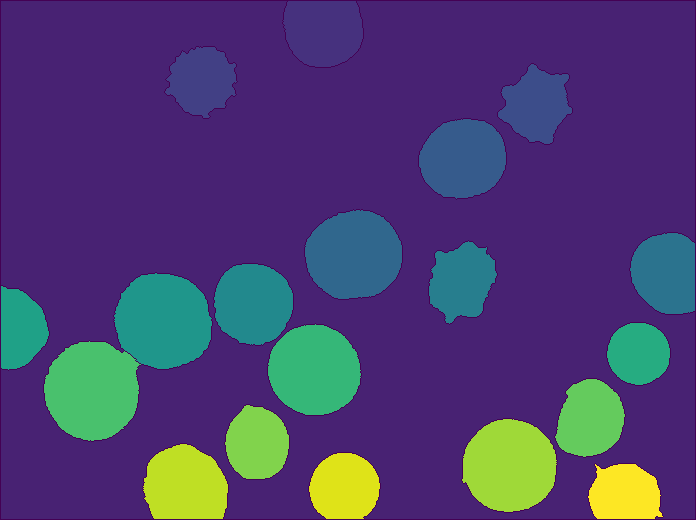
#> input picture my_images/Malaria_5Slices_sl1_ch1_p40_t1_openCV.png, 696 x 520 px; its folder holds only this picture in this run
$ python -i run_image_processes.py   (imports and definitions only)   (older library calls are emulated)
#> lines starting #> are read from the running program, lines starting #| are printed output that depends on the picture; after the words box and inside, x2 and y2 are one past the last pixel; in counts of white or black regions, pixels touching at a corner belong together
#!/usr/bin/env python3
# -*- coding: utf-8 -*-
"""
Created on Mon Jul  1 10:34:46 2019

@author: reganlamoureux
"""

import matplotlib.pyplot as plt
import numpy as np
import math

import skimage
import os

from joblib import Parallel, delayed
from scipy import ndimage as ndi
from skimage import filters
from skimage import measure
from skimage import morphology
from skimage.draw import circle_perimeter
from skimage.feature import peak_local_max
from skimage.filters import rank
from skimage.morphology import watershed, disk
from skimage.transform import hough_circle
from skimage.util import img_as_ubyte


set_number = 1
area_dict = {}
all_area = 0
my_image = ''


# [16 lines left out: functions threshold_image, image_histogram, not called in this run]

def watershed_segmentation(image):
    image = img_as_ubyte(image)

    denoised = rank.median(image, disk(2))

    # find continuous region (low gradient -
    # where less than 10 for this image) --> markers
    # disk(5) is used here to get a more smooth image
    markers = rank.gradient(denoised, disk(1))<10
    markers = ndi.label(markers)[0]

    # local gradient (disk(2) is used to keep edges thin)
    gradient = rank.gradient(denoised, disk(2))

    thr = filters.threshold_yen(image)
    bw_img = image < thr
    bw_img = skimage.morphology.erosion(bw_img,
                                         disk(3))
    # close holes, size check
    label_image = skimage.morphology.remove_small_holes(bw_img,
                                                        area_threshold=625)
    label_image = skimage.morphology.remove_small_objects(label_image,
                                                          min_size=100)
    label_image = measure.label(label_image, background=0)

    markers = skimage.morphology.erosion(label_image,
                                         disk(1))
    # process the watershed
    labels = watershed(gradient, label_image)
    counter = 1
    config = '/Users/reganlamoureux/new_watershed_images/watershed_image_set2_{}.png'.format(counter)
    while os.path.exists(config):
        counter += 1
        config = '/Users/reganlamoureux/new_watershed_images/watershed_image_set2_{}.png'.format(counter)
    plt.imsave(config, labels)

    return labels


# [147 lines left out: functions other_water, connected_component_labels, crop_image, crop_image2, crop_image3, hough_transform and 1 more, not called in this run]

def edit_images(my_path):
    folder = os.fsdecode(my_path)
    counter = 0
    list_dir = []
    #return os.listdir(folder)
    #for image in os.listdir(folder):
    for image in os.listdir(folder):
        #print(str(counter) + '. ' + image)
        if image=='.DS_Store':
            pass
        else:
            #run_processing(image)
            list_dir.append(image)
            counter+=1
    return list_dir

# [1 line that did not run here, left out]
'''image_histogram(area_dict)
print(set_number)
print('----------------')
print(all_area)
print('----------------')
print(all_area/set_number)
print('----------------')
print(max(area_dict.values()))
#imageHistogram(area_dict)

#print(list_dir)
'''
def joblib_loop():
    Parallel(n_jobs=4)(delayed(run_processing)(i) for i in list_dir)
# [1 line not run here, left out]

>>> import cv2
>>> picture = cv2.imread('../my_images/Malaria_5Slices_sl1_ch1_p40_t1_openCV.png', cv2.IMREAD_GRAYSCALE)
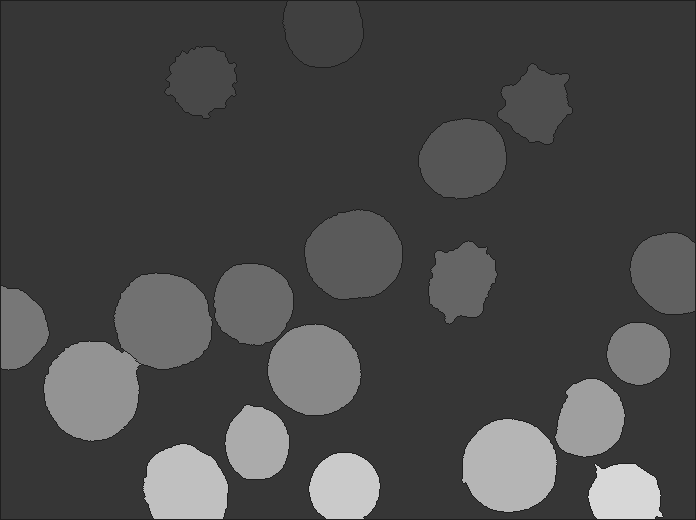
#> picture: shape (520, 696); min 30, max 215, mean 72.6
>>> result = watershed_segmentation(picture)
#> in watershed_segmentation, `markers = rank.gradient(denoised, disk(1))<10`:
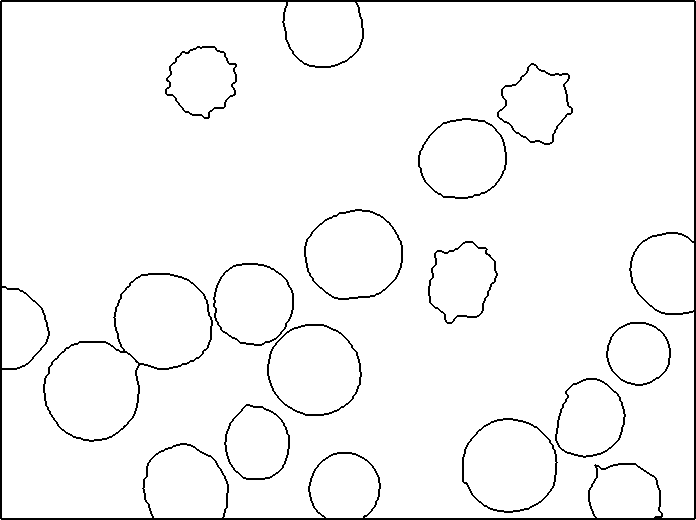
#> markers: shape (520, 696) bool; 96.4% white; 13 black regions, largest, box (x1, y1, x2, y2) and area: (0, 0, 696, 520) 6737, (43, 273, 213, 442) 1099, (462, 418, 558, 513) 534
#> in watershed_segmentation, `markers = ndi.label(markers)[0]`:
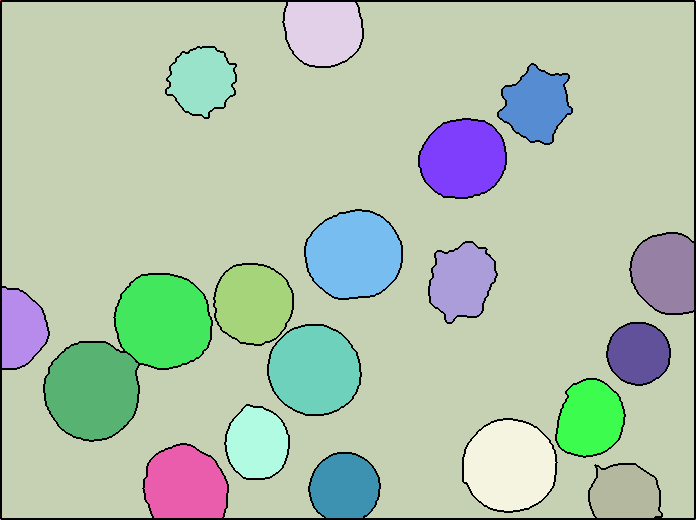
#> markers: shape (520, 696) int32; 25 distinct labels, from 0 to 24; one colour per label, 0 black
#> in watershed_segmentation, `gradient = rank.gradient(denoised, disk(2))`:
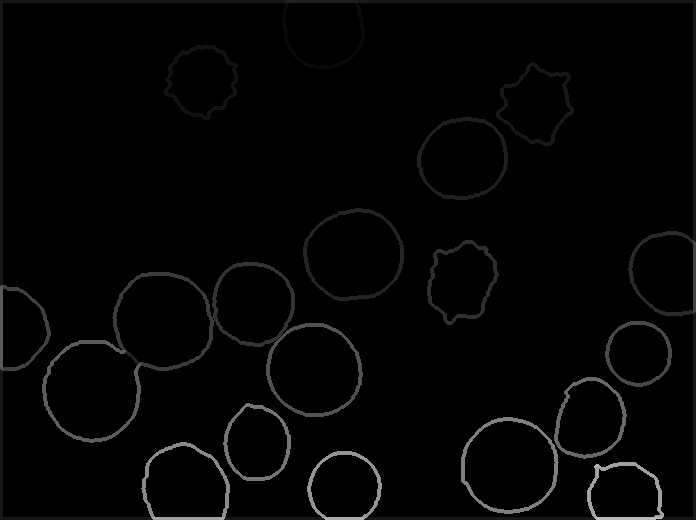
#> gradient: shape (520, 696); min 0, max 185, mean 4
#> in watershed_segmentation, `thr = filters.threshold_yen(image)`: thr = 54
#> in watershed_segmentation, `bw_img = image < thr`:
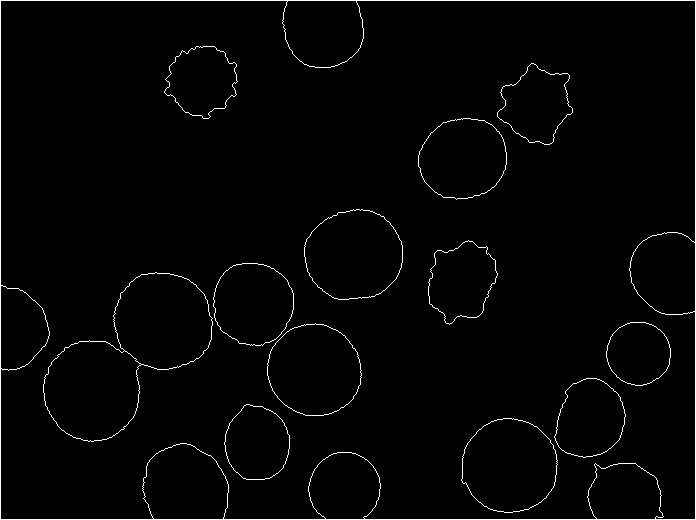
#> bw_img: shape (520, 696) bool; 1.8% white in thin lines or dots
#> in watershed_segmentation, `bw_img = skimage.morphology.erosion(bw_img, disk(3))`: bw_img: shape (520, 696) bool; every value is 0
#> in watershed_segmentation, `label_image = measure.label(label_image, background=0)`: label_image: shape (520, 696) int32; every value is 0
#> in watershed_segmentation, `plt.imsave(config, labels)`:
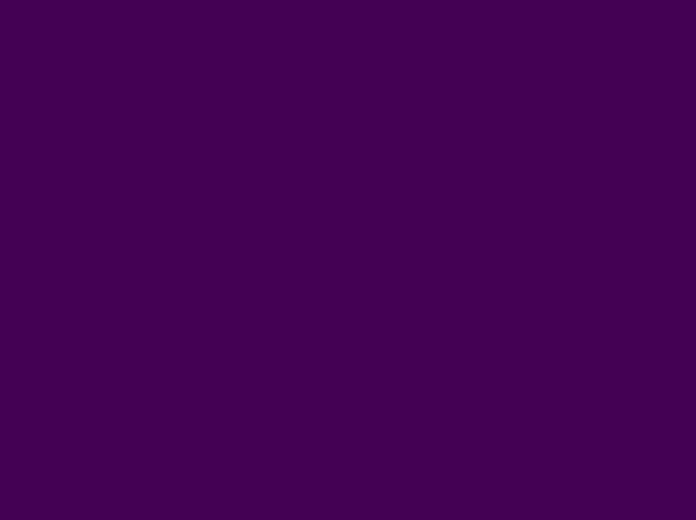
#> saved as watershed_image_set2_1.png: shape (520, 696, 3); mean R, G, B 68, 1, 84
